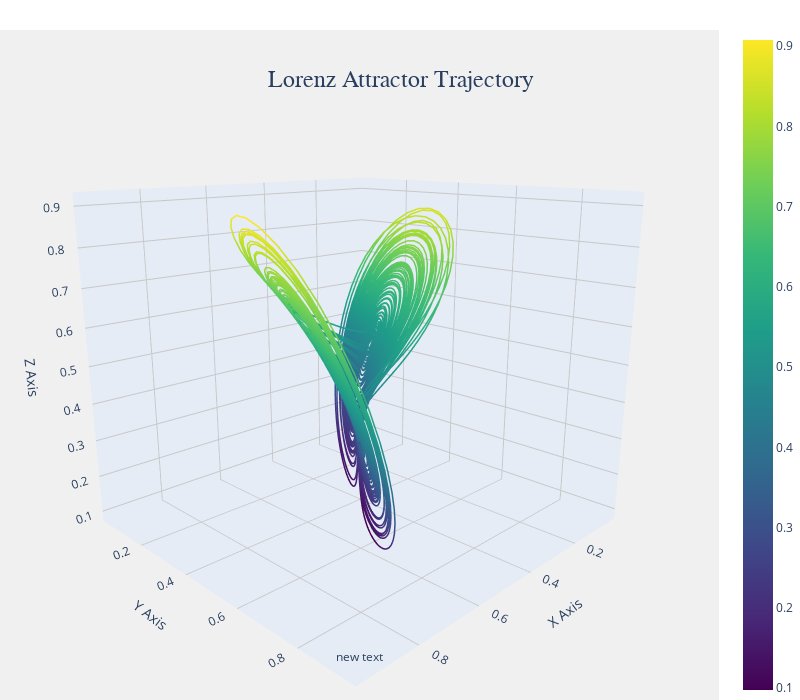

This figure's notebook cell:
### Code cell
import plotly.graph_objects as go

# Create the figure
fig = go.Figure(data=[go.Scatter3d(
    x=predictions[:,0].numpy(), 
    y=predictions[:,1].numpy(), 
    z=predictions[:,2].numpy(),
    mode='lines',
    line=dict(
        color=predictions[:,2].numpy(),  # Color by z-value for depth
        colorscale='Viridis',            # Use a pretty colormap
        width=3,                         # Slightly thicker line
        showscale=True                   # Show color scale bar
    ),
    hoverinfo='none'                    # Cleaner hover
)])

# Update layout for better aesthetics
fig.update_layout(
    title={
        'text': 'Lorenz Attractor Trajectory',
        'y':0.9,
        'x':0.5,
        'xanchor': 'center',
        'yanchor': 'top',
        'font': dict(size=24, family='Arial')
    },
    scene=dict(
        xaxis_title='X Axis',
        yaxis_title='Y Axis',
        zaxis_title='Z Axis',
        xaxis=dict(gridcolor='rgb(200, 200, 200)', showbackground=True),
        yaxis=dict(gridcolor='rgb(200, 200, 200)', showbackground=True),
        zaxis=dict(gridcolor='rgb(200, 200, 200)', showbackground=True),
        bgcolor='rgb(240, 240, 240)',
        camera=dict(
            eye=dict(x=1.5, y=1.5, z=0.6)  # Better viewing angle
        )
    ),
    margin=dict(l=0, r=0, b=0, t=30),  # Tight margins
    paper_bgcolor='white',
    height=700,                        # Larger figure
    width=800
)

# Add annotations
fig.update_layout(
    annotations=[
        dict(
            text=None,
            x=0.5,
            y=0.05,
            xref="paper",
            yref="paper",
            showarrow=False,
            font=dict(size=12)
        )
    ]
)

fig.show()

### Figure 1 — Plotly figure (JSON) as saved in the notebook; plotly's stock layout.template omitted (floating-point values rounded to 4 significant figures; data arrays with more than 128 entries replaced by an {"elided": "..."} marker saying what was removed)
{"data": [{"hoverinfo": "none", "line": {"color": {"elided": "10000 float values"}, "colorscale": [[0, "#440154"], [0.1111, "#482878"], [0.2222, "#3e4989"], [0.3333, "#31688e"], [0.4444, "#26828e"], [0.5556, "#1f9e89"], [0.6667, "#35b779"], [0.7778, "#6ece58"], [0.8889, "#b5de2b"], [1, "#fde725"]], "showscale": true, "width": 3}, "mode": "lines", "type": "scatter3d", "x": {"elided": "10000 float values"}, "y": {"elided": "10000 float values"}, "z": {"elided": "10000 float values"}}], "layout": {"annotations": [{"font": {"size": 12}, "showarrow": false, "x": 0.5, "xref": "paper", "y": 0.05, "yref": "paper"}], "height": 700, "margin": {"b": 0, "l": 0, "r": 0, "t": 30}, "paper_bgcolor": "white", "scene": {"bgcolor": "rgb(240, 240, 240)", "camera": {"eye": {"x": 1.5, "y": 1.5, "z": 0.6}}, "xaxis": {"gridcolor": "rgb(200, 200, 200)", "showbackground": true, "title": {"text": "X Axis"}}, "yaxis": {"gridcolor": "rgb(200, 200, 200)", "showbackground": true, "title": {"text": "Y Axis"}}, "zaxis": {"gridcolor": "rgb(200, 200, 200)", "showbackground": true, "title": {"text": "Z Axis"}}}, "title": {"font": {"family": "Arial", "size": 24}, "text": "Lorenz Attractor Trajectory", "x": 0.5, "xanchor": "center", "y": 0.9, "yanchor": "top"}, "width": 800}}
